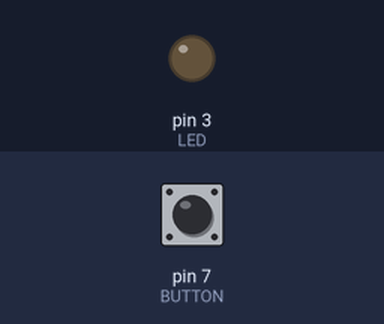
This sketch was run on a simulated Arduino Uno, built with avr-gcc and run on an emulated ATmega328P. Parts: output pins drawn as LEDs (lit = HIGH). Inputs (shaded band) come from the test bench; at power-on: pin 7 (BUTTON) LOW.

Above: at 1.2 s.
1.3 s: pin 7 (BUTTON) pulled HIGH for 1 s
At 1.7 s:
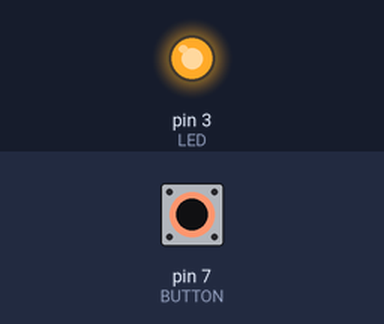
3.8 s: pin 7 (BUTTON) pulled HIGH for 3.2 s
At 7.6 s:
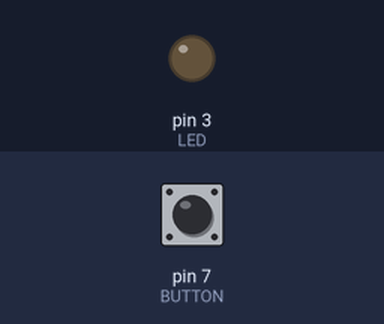
Timing chart, 0 to 9.1 s (numbered marks = the images above; inputs shaded):
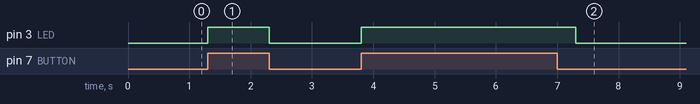

Measured:
- after the input at 1.3 s, pin 3 (LED): LOW → HIGH at once, → LOW 1.0 s later
- after the input at 3.8 s, pin 3 (LED): LOW → HIGH at once, → LOW 3.5 s later

The sketch:

digitalinput.ino
```cpp
// project 4
#define LED 3
#define BUTTON 7
#define d 500

void setup()
{
  pinMode(LED, OUTPUT);   // output for the LED
  pinMode(BUTTON, INPUT); // input for the button
}

void loop()
{
   if ( digitalRead(BUTTON) == HIGH )
   {
      digitalWrite(LED, HIGH); // turn on the LED
      delay(d);              // wait for 0.5 seconds
      digitalWrite(LED, LOW);  // turn off the LED
   }
}
```
